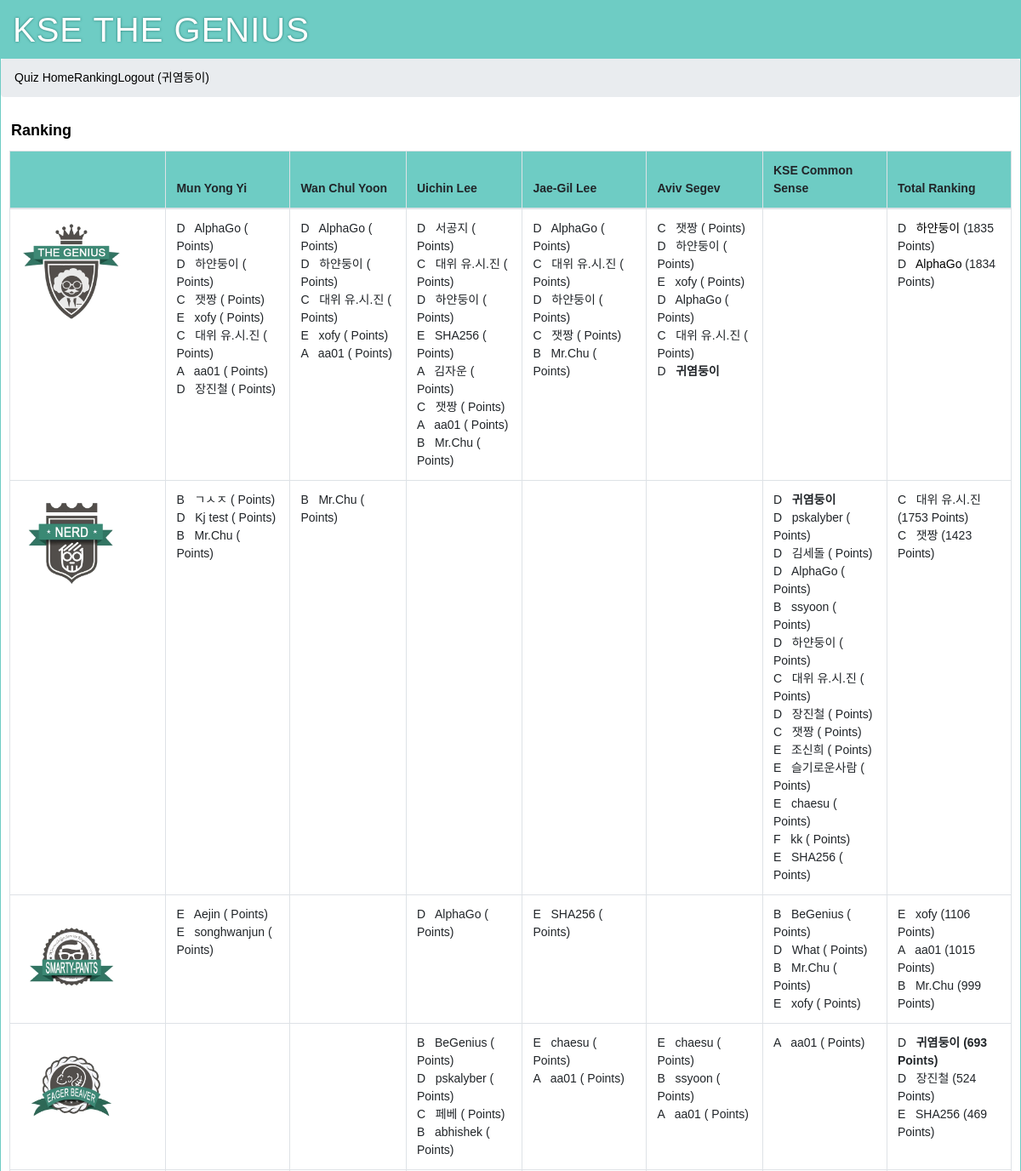
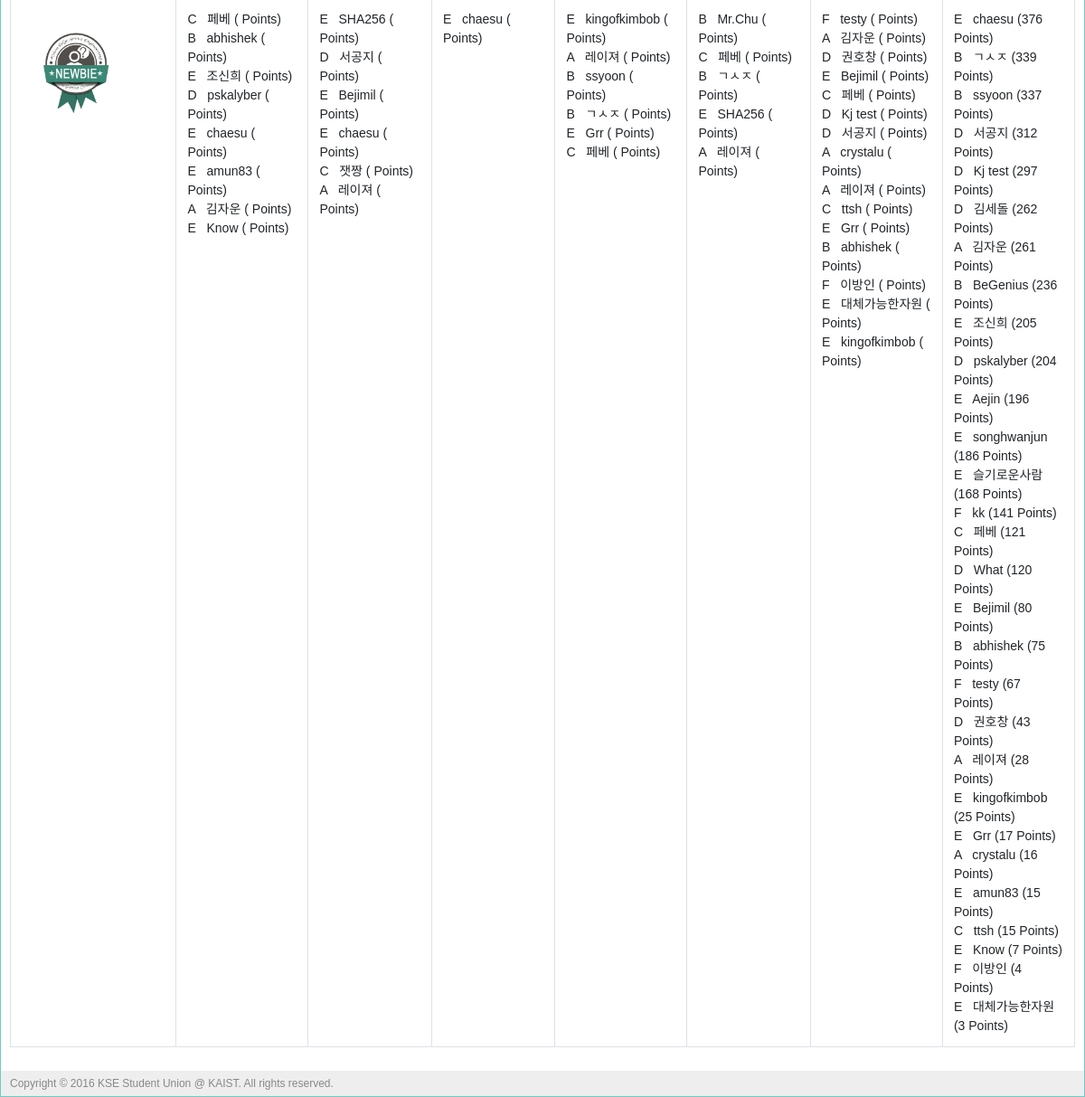
/ranking (signed in), run on the app's committed database (2 pictures, top to bottom).
### tables this page shows
CREATE TABLE "user" (
	`user_id`	integer PRIMARY KEY AUTOINCREMENT,
	`username`	string NOT NULL,
	`name`	string NOT NULL,
	`class`	INTEGER,
	`pw_hash`	string NOT NULL,
	`munyi_point`	integer DEFAULT 0,
	`munyi_last_quiz`	integer DEFAULT 0,
	`wcyoon_point`	integer DEFAULT 0,
	`wcyoon_last_quiz`	integer DEFAULT 0,
	`uclee_point`	integer DEFAULT 0,
	`uclee_last_quiz`	integer DEFAULT 0,
	`jaegil_point`	integer DEFAULT 0,
	`jaegil_last_quiz`	integer DEFAULT 0,
	`aviv_point`	integer DEFAULT 0,
	`aviv_last_quiz`	integer DEFAULT 0,
	`kse_point`	INTEGER DEFAULT 0,
	`kse_last_quiz`	INTEGER DEFAULT 0,
	`total_point`	integer DEFAULT 0
);

### main.py (the view)
@app.route('/')
@app.route('/ranking')
def ranking(post_id=None):
    MUNYI_QUIZ_CNT[1] = query_db('''SELECT count(id) FROM quiz WHERE professor_id="munyi"''', one=True)['count(id)']
    WCYOON_QUIZ_CNT[1] = query_db('''SELECT count(id) FROM quiz WHERE professor_id="wcyoon"''', one=True)['count(id)']
    UCLEE_QUIZ_CNT[1] = query_db('''SELECT count(id) FROM quiz WHERE professor_id="uclee"''', one=True)['count(id)']
    JAEGIL_QUIZ_CNT[1] = query_db('''SELECT count(id) FROM quiz WHERE professor_id="jaegil"''', one=True)['count(id)']
    AVIV_QUIZ_CNT[1] = query_db('''SELECT count(id) FROM quiz WHERE professor_id="aviv"''', one=True)['count(id)']
    KSE_QUIZ_CNT[1] = query_db('''SELECT count(id) FROM quiz WHERE professor_id="kse"''', one=True)['count(id)']
    TOTAL_MAX_POINT[1] = query_db('''SELECT SUM(quiz_value) FROM quiz''', one=True)['SUM(quiz_value)']
    total_score = collections.OrderedDict()
    total_score['genius'] = getUserList(80, 100)
    total_score['nerd'] = getUserList(60, 80)
    total_score['smarty-pants'] = getUserList(40, 60)
    total_score['eager_beaver'] = getUserList(20, 40)
    total_score['newbie'] = getUserList(0, 20)
    return render_template('ranking.html', total_score = total_score)

### main.py (called while the page is built)
def connect_db():
    return sqlite3.connect(app.config['DATABASE'])

def query_db(query, args=(), one=False):
    cur = g.db.execute(query, args)
    rv = [dict((cur.description[idx][0], value)
               for idx, value in enumerate(row)) for row in cur.fetchall()]
    return (rv[0] if rv else None) if one else rv

@app.before_request
def before_request():
    g.db = connect_db()
    g.user = None
    if 'user_id' in session:
        g.user = query_db('select * from user where user_id = ?',
                          [session['user_id']], one=True)

@app.teardown_request
def teardown_request(exception):
    if hasattr(g, 'db'):
        g.db.close()

### templates/ranking.html (shortened to what this page needs)
{% extends "layout.html" %}
{% block title %}
    Ranking
{% endblock %}
{% block body %}
	<div class="page-title">
		<span>{{ self.title() }}</span>
	</div>
	<div class="table-responsive">
  	<table class="table table-bordered table-hover">
		<thead>
  			<tr style="background-color: #6ECCC4;">
  				<th></th>
  				<th>Mun Yong Yi</th>
  				<th>Wan Chul Yoon</th>
  				<th>Uichin Lee</th>
  				<th>Jae-Gil Lee</th>
  				<th>Aviv Segev</th>
  				<th>KSE Common Sense</th>
  				<th>Total Ranking</th>
  			</tr>
  		</thead>
  		<tbody>
			{% for badge, score in total_score.items() %}
			<tr>
				<td class="col-md-1">
					{% if badge=="newbie" %}
						<img src="{{ url_for('static', filename='img/badges/badge_1_newbie.png') }}" alt="Newbie" width="120px">
					{% elif badge=="eager_beaver" %}
						<img src="{{ url_for('static', filename='img/badges/badge_2_eager_beaver.png') }}" alt="Eager Beaver" width="120px">
					{% elif badge=="smarty-pants" %}
						<img src="{{ url_for('static', filename='img/badges/badge_3_smarty-pants.png') }}" alt="Smarty Pants" width="120px">
					{% elif badge=="nerd" %}
						<img src="{{ url_for('static', filename='img/badges/badge_4_nerd.png') }}" alt="Nerd" width="120px">
					{% elif badge=="genius" %}
						<img src="{{ url_for('static', filename='img/badges/badge_5_genius.png') }}" alt="Genius" width="120px">
					{% endif %}
				</td>
				{% for prof, rankers in score.items() %}
					<td class="post-table-title col-md-1">
						{% for ranker in rankers %}
							<span class="post-table-title">
								{% if g.user['username'] == ranker['username'] %}
									{% if ranker['class'] == 'A' %}
										<span class="label label-danger">
									{% elif ranker['class'] == 'B' %}
										<span class="label label-warning">
									{% elif ranker['class'] == 'C' %}
										<span class="label label-info">
									{% elif ranker['class'] == 'D' %}
										<span class="label label-primary">
									{% else %}
										<span class="label label-default">
									{% endif %}
										{{ ranker['class'] }}
									</span>&nbsp;
									<strong>
									<span class="label label-success">{{ ranker['username'] }}
									{% if prof == 'total_point' %}
										({{ ranker['total_point'] }} Points)
									{% endif %}
									</span>
									</strong>
								{% else %}
									{% if ranker['class'] == 'A' %}
										<span class="label label-danger">
									{% elif ranker['class'] == 'B' %}
										<span class="label label-warning">
									{% elif ranker['class'] == 'C' %}
										<span class="label label-info">
									{% elif ranker['class'] == 'D' %}
										<span class="label label-primary">
									{% else %}
										<span class="label label-default">
									{% endif %}
										{{ ranker['class'] }}
									</span>&nbsp;
									{% if prof == 'total_point' and badge=="genius" %}
										<a href="#" data-toggle="tooltip" title="{{ ranker['name'] }}">
										{{ ranker['username'] }}
										</a>
									{% else %}
										{{ ranker['username'] }}
									{% endif %}
									({{ ranker['total_point'] }} Points)
								{% endif %}
							</span>
						<br>
						{% endfor %}
					</td>
				{% endfor %}
			</tr>
			{% endfor %}
  		</tbody>
	</table>
	</div>
{% endblock %}

### templates/layout.html (shortened to what this page needs)
<!doctype html>
<html>
<head>
	<link rel="stylesheet" type="text/css" href="{{ url_for('static', filename='css/bootstrap.min.css') }}">
	<link rel="stylesheet" type="text/css" href="{{ url_for('static', filename='css/style.css') }}">
</head>
<div class="page">
	<h1>KSE THE GENIUS</h1>
	<ol class="breadcrumb">
		{% if g.user %}
		<li class="active"><a href="{{ url_for('course') }}">Quiz Home</a></li>
		<li class="active"><a href="{{ url_for('ranking') }}">Ranking</a></li>
		<li><a href="{{ url_for('logout') }}">Logout ({{ g.user.username }})</a></li>
		{% else %}
		<li class="active"><a href="{{ url_for('register') }}">Sign Up</a></li>
		<li><a href="{{ url_for('login') }}">Sign In</a></li>
		{% endif %}
	</ol>
	<div class="body">{% block body %}{% endblock %}</div>
	<div class="footer">Copyright © 2016 KSE Student Union @ KAIST. All rights reserved.</div>
</div>
</html>

### static/css/style.css (style rules this page uses)
a { color: black; }
a, a:focus, a:hover, a:active { outline: 0; text-decoration: none; }
div.page { background: white; border: 1px solid #6ECCC4; margin: auto; overflow-y: hidden; }
div.page h1 { background: #6ECCC4; margin: 0; padding: 10px 14px; color: white; letter-spacing: 1px; text-shadow: 0 0 3px #24776F; font-weight: normal; }
div.page div.body { padding: 10px; }
div.page div.footer { background: #eee; color: #888; padding: 5px 10px; font-size: 12px; }
div.page-title { font-size: 18px; color: black; font-weight: bold; margin: 0px 0px 10px 2px; }

### data on the page
user: user.username "귀염둥이", class "D", username "귀염둥이", total_point "693"
user: class "D", username "AlphaGo", total_point "1834"
user: class "D", username "하얀둥이", total_point "1835"
user: class "C", username "잿짱", total_point "1423"
user: class "E", username "xofy", total_point "1106"
user: class "C", username "대위 유.시.진", total_point "1753"
user: class "A", username "aa01", total_point "1015"
user: class "D", username "장진철", total_point "524"
user: class "D", username "서공지", total_point "312"
user: class "E", username "SHA256", total_point "469"
user: class "A", username "김자운", total_point "261"
user: class "B", username "Mr.Chu", total_point "999"
user: class "B", username "ㄱㅅㅈ", total_point "339"
user: class "D", username "Kj test", total_point "297"
user: class "D", username "pskalyber", total_point "204"
user: class "D", username "김세돌", total_point "262"
user: class "B", username "ssyoon", total_point "337"
user: class "E", username "조신희", total_point "205"
user: class "E", username "슬기로운사람", total_point "168"
user: class "E", username "chaesu", total_point "376"
user: class "F", username "kk", total_point "141"
user: class "E", username "Aejin", total_point "196"
user: class "E", username "songhwanjun", total_point "186"
user: class "B", username "BeGenius", total_point "236"
user: class "D", username "What", total_point "120"
user: class "C", username "페베", total_point "121"
user: class "B", username "abhishek", total_point "75"
user: class "E", username "amun83", total_point "15"
user: class "E", username "Know", total_point "7"
user: class "E", username "Bejimil", total_point "80"
user: class "A", username "레이져", total_point "28"
user: class "E", username "kingofkimbob", total_point "25"
user: class "E", username "Grr", total_point "17"
user: class "F", username "testy", total_point "67"
user: class "D", username "권호창", total_point "43"
user: class "A", username "crystalu", total_point "16"
user: class "C", username "ttsh", total_point "15"
user: class "F", username "이방인", total_point "4"
user: class "E", username "대체가능한자원", total_point "3"
